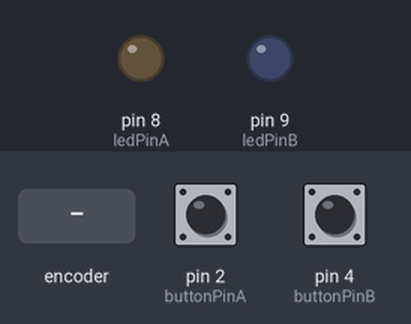
The sketch below on a simulated Arduino Uno, built with avr-gcc and run on an emulated ATmega328P. Shown: output pins drawn as LEDs (lit = HIGH). Dashed ring = blinking. The inputs (shaded band) are chosen by the test bench; at power-on: pin 2 (buttonPinA) LOW, pin 4 (buttonPinB) LOW.

Above: at 1.2 s.
1.3 s: rotary encoder on pin 2 (buttonPinA) / pin 4 (buttonPinB) turned 3 steps (first pin leading)
At 1.87 s:
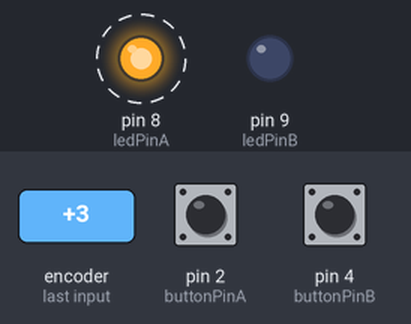
At 2.8 s:
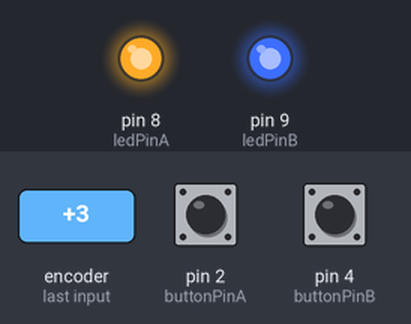
4.8 s: rotary encoder on pin 2 (buttonPinA) / pin 4 (buttonPinB) turned 1 step (first pin leading)
At 5.5 s:
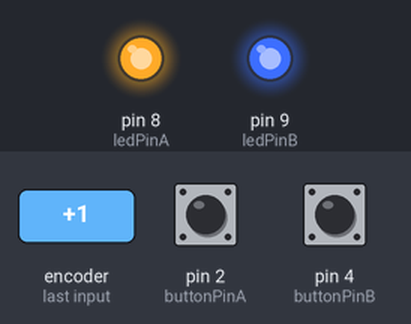
Timing chart, 0 to 7.8 s (numbered marks = the images above; inputs shaded):
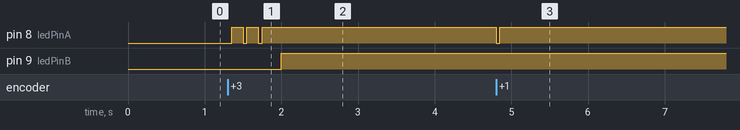

The sketch:

task3-1.ino
```cpp
#include <TimerOne.h>

// ===== Pin assignment =====
// Button A + LED A: Timer Interrupt
const int buttonPinA = 2;
const int ledPinA = 8;

// Button B + LED B: Blocking Delay
const int buttonPinB = 4;
const int ledPinB = 9;

// ===== Timer Interrupt ISR =====
void timerISR() {
  int buttonStateA = digitalRead(buttonPinA);

  if (buttonStateA == HIGH) {
    digitalWrite(ledPinA, HIGH);
  } else {
    digitalWrite(ledPinA, LOW);
  }
}

void setup() {
  pinMode(buttonPinA, INPUT);
  pinMode(ledPinA, OUTPUT);

  pinMode(buttonPinB, INPUT);
  pinMode(ledPinB, OUTPUT);

  // 50 ms = 50,000 microseconds
  Timer1.initialize(50000);
  Timer1.attachInterrupt(timerISR);
}

void loop() {
  // Button B uses normal polling
  int buttonStateB = digitalRead(buttonPinB);

  if (buttonStateB == HIGH) {
    digitalWrite(ledPinB, HIGH);
  } else {
    digitalWrite(ledPinB, LOW);
  }

  // Blocking delay
  delay(1000);
}
```

Measured:
- after the input at 1.3 s, pin 8 (ledPinA): alternates HIGH for 0.15 s and LOW for 0.05 s, 5 changes in all, then stays HIGH, starting after 0.05 s; pin 9 (ledPinB): LOW → HIGH after 0.70 s
- after the input at 4.8 s, pin 8 (ledPinA): HIGH → LOW at once, → HIGH 0.05 s later
